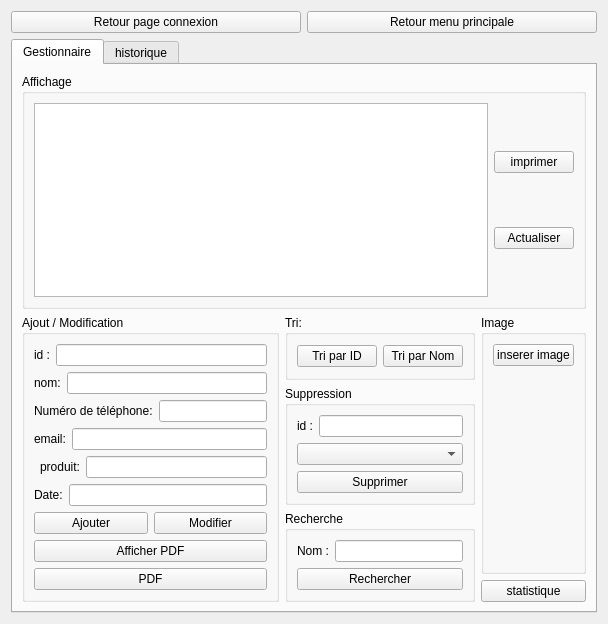
      <widget class="QWidget" name="page_6">
       <layout class="QVBoxLayout" name="verticalLayout_78">
        <item>
         <layout class="QHBoxLayout" name="horizontalLayout_71">
          <item>
           <widget class="QPushButton" name="pushButton_RPGF_3">
            <property name="text">
             <string>Retour page connexion</string>
            </property>
           </widget>
          </item>
          <item>
           <widget class="QPushButton" name="pushButton_RMPF_3">
            <property name="text">
             <string>Retour menu principale</string>
            </property>
           </widget>
          </item>
         </layout>
        </item>
        <item>
         <widget class="QTabWidget" name="histo">
          <property name="currentIndex">
           <number>0</number>
          </property>
          <widget class="QWidget" name="tab_8">
           <attribute name="title">
            <string>Gestionnaire</string>
           </attribute>
           <layout class="QVBoxLayout" name="verticalLayout_69">
            <item>
             <widget class="QGroupBox" name="groupBox_25">
              <property name="title">
               <string>Affichage</string>
              </property>
              <layout class="QHBoxLayout" name="horizontalLayout_62">
               <item>
                <widget class="QTableView" name="tableViewAffichage_F"/>
               </item>
               <item>
                <layout class="QVBoxLayout" name="verticalLayout_7">
                 <item>
                  <widget class="QPushButton" name="pushButton_6_F">
                   <property name="text">
                    <string>imprimer</string>
                   </property>
                  </widget>
                 </item>
                 <item>
                  <widget class="QPushButton" name="pushButton_ActualiserHistorique_F">
                   <property name="text">
                    <string>Actualiser</string>
                   </property>
                  </widget>
                 </item>
                </layout>
               </item>
              </layout>
             </widget>
            </item>
            <item>
             <layout class="QHBoxLayout" name="horizontalLayout_63">
              <item>
               <widget class="QGroupBox" name="groupBox_2_F">
                <property name="title">
                 <string>Ajout / Modification</string>
                </property>
                <layout class="QVBoxLayout" name="verticalLayout_70">
                 <item>
                  <layout class="QFormLayout" name="formLayout">
                   <item row="0" column="0" colspan="2">
                    <layout class="QHBoxLayout" name="horizontalLayout_64">
                     <item>
                      <widget class="QLabel" name="label_28">
                       <property name="text">
                        <string>id :</string>
                       </property>
                      </widget>
                     </item>
                     <item>
                      <widget class="QLineEdit" name="lineEdit_id_F"/>
                     </item>
                    </layout>
                   </item>
                   <item row="1" column="0" colspan="2">
                    <layout class="QHBoxLayout" name="horizontalLayout_65">
                     <item>
                      <widget class="QLabel" name="label_F">
                       <property name="text">
                        <string>nom:</string>
                       </property>
                      </widget>
                     </item>
                     <item>
                      <widget class="QLineEdit" name="lineEdit_nom_F"/>
                     </item>
                    </layout>
                   </item>
                   <item row="2" column="0" colspan="2">
                    <layout class="QHBoxLayout" name="horizontalLayout_66">
                     <item>
                      <widget class="QLabel" name="label_5_F">
                       <property name="text">
                        <string>Numéro de téléphone:</string>
                       </property>
                      </widget>
                     </item>
                     <item>
                      <widget class="QLineEdit" name="lineEdit_tel_F"/>
                     </item>
                    </layout>
                   </item>
                   <item row="3" column="0" colspan="2">
                    <layout class="QHBoxLayout" name="horizontalLayout_67">
                     <item>
                      <widget class="QLabel" name="label_4_F">
                       <property name="text">
                        <string>email:</string>
                       </property>
                      </widget>
                     </item>
                     <item>
                      <widget class="QLineEdit" name="lineEdit_email_F"/>
                     </item>
                    </layout>
                   </item>
                   <item row="4" column="1">
                    <layout class="QHBoxLayout" name="horizontalLayout_68">
                     <item>
                      <widget class="QLabel" name="label_3_F">
                       <property name="text">
                        <string>produit:</string>
                       </property>
                      </widget>
                     </item>
                     <item>
                      <widget class="QLineEdit" name="lineEdit_produit_F"/>
                     </item>
                    </layout>
                   </item>
                   <item row="5" column="0" colspan="2">
                    <layout class="QHBoxLayout" name="horizontalLayout_F">
                     <item>
                      <widget class="QLabel" name="label_6_F">
                       <property name="text">
                        <string>Date:</string>
                       </property>
                      </widget>
                     </item>
                     <item>
                      <widget class="QLineEdit" name="lineEdit_email_2_F"/>
                     </item>
                    </layout>
                   </item>
                  </layout>
                 </item>
                 <item>
                  <layout class="QHBoxLayout" name="horizontalLayout_69">
                   <item>
                    <widget class="QPushButton" name="pushButton_Ajouter_F">
                     <property name="text">
                      <string>Ajouter</string>
                     </property>
                    </widget>
                   </item>
                   <item>
                    <widget class="QPushButton" name="pushButton_Modifier_F">
                     <property name="text">
                      <string>Modifier</string>
                     </property>
                    </widget>
                   </item>
                  </layout>
                 </item>
                 <item>
                  <widget class="QPushButton" name="pushButton_APDFF">
                   <property name="text">
                    <string>Afficher PDF</string>
                   </property>
                  </widget>
                 </item>
                 <item>
                  <widget class="QPushButton" name="pushButton_3_F">
                   <property name="text">
                    <string>PDF</string>
                   </property>
                  </widget>
                 </item>
                </layout>
               </widget>
              </item>
              <item>
               <layout class="QVBoxLayout" name="verticalLayout_71">
                <item>
                 <widget class="QGroupBox" name="groupBox_F">
                  <property name="title">
                   <string>Tri: </string>
                  </property>
                  <layout class="QVBoxLayout" name="verticalLayout_72">
                   <item>
                    <layout class="QHBoxLayout" name="horizontalLayout_9_F">
                     <item>
                      <widget class="QPushButton" name="pushButton_F">
                       <property name="text">
                        <string>Tri par ID</string>
                       </property>
                      </widget>
                     </item>
                     <item>
                      <widget class="QPushButton" name="pushButton_2_F">
                       <property name="text">
                        <string>Tri par Nom</string>
                       </property>
                      </widget>
                     </item>
                    </layout>
                   </item>
                  </layout>
                 </widget>
                </item>
                <item>
                 <widget class="QGroupBox" name="groupBox_26">
                  <property name="title">
                   <string>Suppression</string>
                  </property>
                  <layout class="QVBoxLayout" name="verticalLayout_73">
                   <item>
                    <layout class="QVBoxLayout" name="verticalLayout_74">
                     <item>
                      <layout class="QHBoxLayout" name="horizontalLayout_F_2">
                       <item>
                        <widget class="QLabel" name="label_7_F">
                         <property name="text">
                          <string>id :</string>
                         </property>
                        </widget>
                       </item>
                       <item>
                        <widget class="QLineEdit" name="lineEdit_id_suppression_F"/>
                       </item>
                      </layout>
                     </item>
                     <item>
                      <widget class="QComboBox" name="comboBoxSup_F"/>
                     </item>
                     <item>
                      <widget class="QPushButton" name="pushButton_Supprimer_F">
                       <property name="text">
                        <string>Supprimer</string>
                       </property>
                      </widget>
                     </item>
                    </layout>
                   </item>
                  </layout>
                 </widget>
                </item>
                <item>
                 <widget class="QGroupBox" name="groupBox_5_F">
                  <property name="title">
                   <string>Recherche</string>
                  </property>
                  <layout class="QVBoxLayout" name="verticalLayout_75">
                   <item>
                    <layout class="QVBoxLayout" name="verticalLayout_4_F">
                     <item>
                      <layout class="QHBoxLayout" name="horizontalLayout_11_F">
                       <item>
                        <widget class="QLabel" name="label_9_F">
                         <property name="text">
                          <string>Nom :</string>
                         </property>
                        </widget>
                       </item>
                       <item>
                        <widget class="QLineEdit" name="lineEdit_nom_recherche_F"/>
                       </item>
                      </layout>
                     </item>
                     <item>
                      <widget class="QPushButton" name="pushButton_chercher_F">
                       <property name="text">
                        <string>Rechercher</string>
                       </property>
                      </widget>
                     </item>
                    </layout>
                   </item>
                  </layout>
                 </widget>
                </item>
               </layout>
              </item>
              <item>
               <layout class="QVBoxLayout" name="verticalLayout_76">
                <item>
                 <widget class="QGroupBox" name="groupBox_27">
                  <property name="title">
                   <string>Image</string>
                  </property>
                  <layout class="QVBoxLayout" name="verticalLayout_77">
                   <item>
                    <widget class="QPushButton" name="pb_image_F">
                     <property name="text">
                      <string>inserer image</string>
                     </property>
                    </widget>
                   </item>
                   <item>
                    <widget class="QLabel" name="label_pic_F">
                     <property name="text">
                      <string/>
                     </property>
                    </widget>
                   </item>
                  </layout>
                 </widget>
                </item>
                <item>
                 <widget class="QPushButton" name="pushButton_4_F">
                  <property name="text">
                   <string>statistique</string>
                  </property>
                 </widget>
                </item>
               </layout>
              </item>
             </layout>
            </item>
           </layout>
          </widget>
          <widget class="QWidget" name="tab_2_F">
           <attribute name="title">
            <string>historique</string>
           </attribute>
           <layout class="QHBoxLayout" name="horizontalLayout_70">
            <item>
             <layout class="QVBoxLayout" name="verticalLayout_3_F">
              <item>
               <widget class="QTableView" name="view_histo_F"/>
              </item>
             </layout>
            </item>
            <item>
             <widget class="QPushButton" name="pushButton_Actualiser_F">
              <property name="text">
               <string>Actualiser</string>
              </property>
             </widget>
            </item>
           </layout>
          </widget>
         </widget>
        </item>
       </layout>
      </widget>
